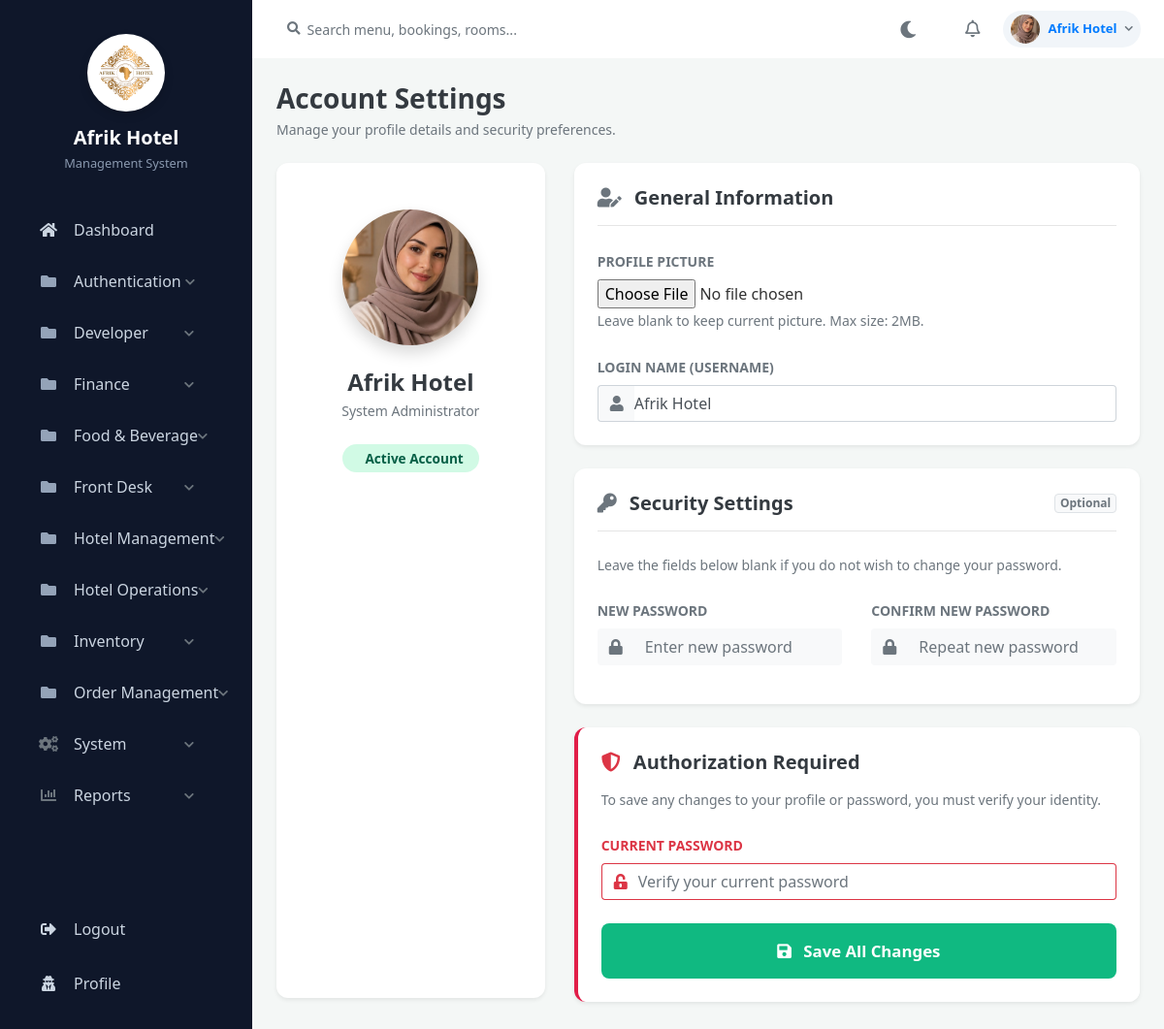
/admin/dashboard/profile.php (signed in), run on the app's committed database.
### tables this page shows
CREATE TABLE `settings` (
  `id` int(11) NOT NULL,
  `hotel_name` varchar(255) NOT NULL,
  `hotel_email` varchar(255) NOT NULL,
  `hotel_phone` varchar(50) NOT NULL,
  `hotel_address` text NOT NULL,
  `updated_at` timestamp NOT NULL DEFAULT current_timestamp() ON UPDATE current_timestamp(),
  `hotel_logo` varchar(255) DEFAULT NULL
);

CREATE TABLE `system_pages` (
  `id` int(11) NOT NULL,
  `page_name` varchar(100) NOT NULL,
  `url` varchar(255) NOT NULL,
  `category` varchar(100) NOT NULL,
  `icon_class` varchar(100) NOT NULL,
  `page_type` varchar(50) DEFAULT 'Sidebar',
  `created_at` timestamp NOT NULL DEFAULT current_timestamp()
);

### admin/dashboard/profile.php (the view, shortened to what the rows shown need)
<?php
require_once '../../includes/auth_check.php';
require_once '../../config/database.php';
$admin_id = $_SESSION['admin_id'];
$stmt = $conn->prepare("SELECT name, password, profile_picture FROM admin WHERE id = ?");
$stmt->bind_param("i", $admin_id);
$stmt->execute();
$user = $stmt->get_result()->fetch_assoc();
$current_username = $user['name'];
$current_pic = $user['profile_picture'] ?? '';
$avatar_url = (!empty($current_pic) && file_exists('../../assets/images/' . $current_pic))
    ? '../../assets/images/' . htmlspecialchars($current_pic)
    : 'https://ui-avatars.com/api/?name=' . urlencode($current_username) . '&background=10b981&color=fff&size=140';
include '../../includes/header.php';
include '../../includes/sidebar.php';
include '../../includes/navbar.php';
?>
<div class="container-fluid p-0">
    <div class="mb-4">
        <h1 class="h3 font-weight-bold text-dark mb-1">Account Settings</h1>
    </div>
    <div class="row">
        <div class="col-xl-4 col-lg-5 mb-4">
            <div class="card shadow-sm border-0 h-100" style="border-radius: 12px;">
                <div class="card-body text-center py-5">
                    <div class="mb-4 position-relative d-inline-block">
                        <img src="<?php echo $avatar_url; ?>" class="rounded-circle shadow" style="width: 140px; height: 140px; object-fit: cover;" alt="Profile Picture">
                    </div>
                    <h4 class="font-weight-bold text-dark mb-1"><?php echo htmlspecialchars($current_username); ?></h4>
                    <p class="text-muted small mb-3">System Administrator</p>
                    <span class="badge badge-soft-success px-3 py-2 mt-2" style="font-size: 0.85rem; border-radius: 20px;">
                        <i class="fas fa-shield-check mr-1"></i> Active Account
                    </span>
                </div>
            </div>
        </div>
        <div class="col-xl-8 col-lg-7">
            <form method="POST" action="" enctype="multipart/form-data">
                <div class="card shadow-sm border-0 mb-4" style="border-radius: 12px;">
                    <div class="card-body p-4">
                        <div class="form-group mb-0">
                            <div class="input-group">
                                <div class="input-group-prepend">
                                    <span class="input-group-text bg-light border-right-0"><i class="fas fa-user text-muted"></i></span>
                                </div>
                                <input type="text" name="username" class="form-control border-left-0 pl-0" value="<?php echo htmlspecialchars($current_username); ?>" required>
                            </div>
                        </div>
                    </div>
                </div>
            </form>
        </div>
    </div>
</div>
<?php include '../../includes/footer.php'; ?>

### includes/sidebar.php (shortened to what the rows shown need)
<nav id="sidebar">
    <?php
    $sidebar_settings = [];
    if (isset($conn)) {
        $set_query = $conn->query("SELECT hotel_name, hotel_logo FROM settings WHERE id = 1");
        if ($set_query && $set_query->num_rows > 0) {
            $sidebar_settings = $set_query->fetch_assoc();
        }
    }
    $hotel_title = !empty($sidebar_settings['hotel_name']) ? htmlspecialchars($sidebar_settings['hotel_name']) : 'Afrik Hotel';
    $hotel_logo = !empty($sidebar_settings['hotel_logo']) ? htmlspecialchars($sidebar_settings['hotel_logo']) : '';
    ?>
    <div class="sidebar-header" style="flex-direction: column; text-align: center; padding-top: 35px; padding-bottom: 25px;">
        <?php if ($hotel_logo): ?>
            <img src="<?php echo $basePath; ?>assets/images/<?php echo $hotel_logo; ?>" alt="Logo" style="width: 80px; height: 80px; object-fit: cover; margin-bottom: 15px; margin-right: 0; background: #fff; border-radius: 50%; padding: 4px; box-shadow: 0 4px 10px rgba(0,0,0,0.15);">
        <?php endif; ?>
        <div>
            <div style="font-size: 1.25rem; line-height: 1.2; font-weight: 700; color: #fff;"><?php echo $hotel_title; ?></div>
            <div style="font-size: 0.8rem; font-weight: normal; color: #8a99af; margin-top: 5px;">Management System</div>
        </div>
    </div>
    <?php
    $current_page = basename($_SERVER['PHP_SELF']);
    $menu_structure = [];
    if (isset($conn)) {
        $pages_query = $conn->query("SELECT * FROM system_pages ORDER BY category ASC, id ASC");
        while($row = $pages_query->fetch_assoc()) {
            if (hasPermission($row['url'])) {
                if ($row['category'] === 'Finance' && (stripos($row['page_name'], 'report') !== false || stripos($row['url'], 'report') !== false)) {
                    $menu_structure['Reports'][] = $row;
                } else {
                    $menu_structure[$row['category']][] = $row;
                }
            }
        }
        $ordered_menu = [];
        if (isset($menu_structure['Main'])) {
            $ordered_menu['Main'] = $menu_structure['Main'];
            unset($menu_structure['Main']);
        }
        $system_pages = isset($menu_structure['System']) ? $menu_structure['System'] : null;
        unset($menu_structure['System']);
        $reports_pages = isset($menu_structure['Reports']) ? $menu_structure['Reports'] : null;
        unset($menu_structure['Reports']);
        foreach ($menu_structure as $cat => $pages) {
            $ordered_menu[$cat] = $pages;
        }
        if ($system_pages) {
            $ordered_menu['System'] = $system_pages;
        }
        if ($reports_pages) {
            $ordered_menu['Reports'] = $reports_pages;
        }
        $menu_structure = $ordered_menu;
    }
    ?>
    <ul class="list-unstyled components">
        <?php foreach($menu_structure as $category => $cat_pages): ?>
            <?php if ($category === 'Main'): ?>
                <?php foreach($cat_pages as $page): ?>
                    <li class="<?php echo ($current_page == basename($page['url'])) ? 'active' : ''; ?>">
                        <a href="<?php echo $basePath . $page['url']; ?>" class="d-flex align-items-center">
                            <i class="<?php echo htmlspecialchars($page['icon_class']); ?> mr-3" style="width: 20px; text-align: center;"></i>
                            <span style="white-space: nowrap;"><?php echo htmlspecialchars($page['page_name']); ?></span>
                        </a>
                    </li>
                <?php endforeach; ?>
            <?php endif; ?>
        <?php endforeach; ?>
    </ul>
</nav>

### includes/navbar.php (shortened to what the rows shown need)
<?php
$nav_username = htmlspecialchars($_SESSION['admin_username'] ?? 'Admin');
$nav_avatar = 'https://ui-avatars.com/api/?name=' . urlencode($nav_username) . '&background=10b981&color=fff';
if (isset($_SESSION['admin_id']) && isset($conn)) {
    $admin_id = intval($_SESSION['admin_id']);
    $pic_query = $conn->query("SELECT profile_picture FROM admin WHERE id = $admin_id");
    if ($pic_query && $pic_query->num_rows > 0) {
        $pic_data = $pic_query->fetch_assoc();
        if (!empty($pic_data['profile_picture'])) {
            $base = isset($basePath) ? $basePath : '../';
            $nav_avatar = $base . 'assets/images/' . htmlspecialchars($pic_data['profile_picture']);
        }
    }
}
?>
<div id="content">
    <div class="top-navbar px-4 py-2 d-flex align-items-center justify-content-between" style="background: var(--card-bg, #ffffff); border-bottom: 1px solid var(--border-color); position: sticky; top: 0; z-index: 999; transition: background 0.3s ease;">
        <div class="d-flex align-items-center">
            <div class="dropdown ml-2">
                <a href="#" class="d-flex align-items-center text-decoration-none py-1 px-2 rounded-pill" id="profileDropdown" data-toggle="dropdown" aria-haspopup="true" aria-expanded="false" style="background: var(--body-bg, #f1f5f9); border: 1px solid var(--border-color);">
                    <img src="<?php echo $nav_avatar; ?>" class="rounded-circle mr-2" style="width: 30px; height: 30px; object-fit: cover;" alt="User">
                    <span class="font-weight-bold mr-2 d-none d-sm-inline" style="font-size: 0.82rem; color: var(--text-main);"><?php echo $nav_username; ?></span>
                    <i class="fas fa-chevron-down text-muted" style="font-size: 0.6rem;"></i>
                </a>
            </div>
        </div>
    </div>
    <div class="content-wrapper">

### data on the page
settings: hotel_logo (picture), hotel_name "Afrik Hotel"
system_pages: page_name "Dashboard"

### other printed values
$category "Authentication"
$category "Developer"
$category "Finance"
$category "Food & Beverage"
$category "Front Desk"
$category "Hotel Management"
$category "Hotel Operations"
$category "Inventory"
$category "Order Management"
$category "System"
$category "Reports"
$nav_username "Afrik Hotel"
$current_username "Afrik Hotel"
